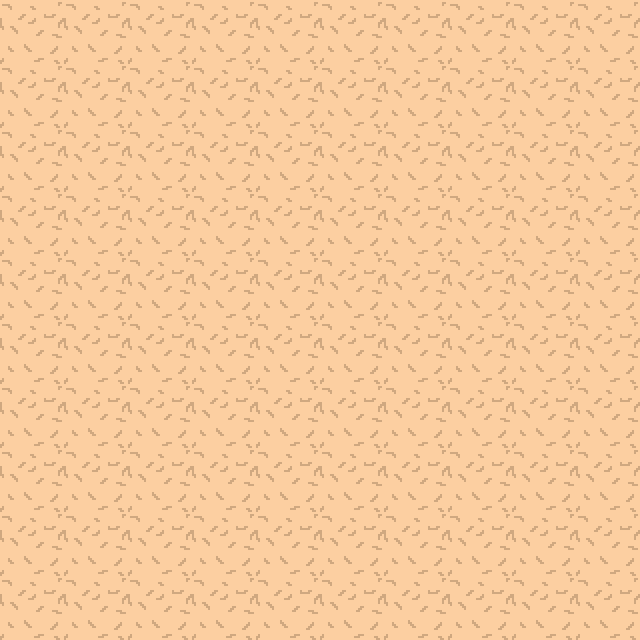

Tiled map render using the project's own tile images. Description and the whole map definition, tile-layer contents included, below:
An orthogonal 10x10 tile map with 64x64 px tiles, 1 tile layer (Tile Layer 1) and 11 objects.

<map version="1.0" tiledversion="2017.12.21" orientation="orthogonal" renderorder="right-down" width="10" height="10" tilewidth="64" tileheight="64" infinite="0" nextobjectid="12">
 <tileset firstgid="1" name="Sand" tilewidth="64" tileheight="64" tilecount="30" columns="5">
  <image source="../../sand.png" width="320" height="384" />
 </tileset>
 <layer name="Tile Layer 1" width="10" height="10">
  <data encoding="csv">
2,2,2,2,2,2,2,2,2,2,
2,2,2,2,2,2,2,2,2,2,
2,2,2,2,2,2,2,2,2,2,
2,2,2,2,2,2,2,2,2,2,
2,2,2,2,2,2,2,2,2,2,
2,2,2,2,2,2,2,2,2,2,
2,2,2,2,2,2,2,2,2,2,
2,2,2,2,2,2,2,2,2,2,
2,2,2,2,2,2,2,2,2,2,
2,2,2,2,2,2,2,2,2,2
</data>
 </layer>
 <objectgroup name="Object Layer 1">
  <object id="1" gid="26" x="322" y="62" width="64" height="64">
   <properties>
    <property name="collision" value="true" />
   </properties>
  </object>
  <object id="2" gid="26" x="317" y="136" width="64" height="64">
   <properties>
    <property name="collision" value="true" />
   </properties>
  </object>
  <object id="3" gid="26" x="321" y="204" width="64" height="64">
   <properties>
    <property name="collision" value="true" />
   </properties>
  </object>
  <object id="4" gid="26" x="322" y="255" width="64" height="64">
   <properties>
    <property name="collision" value="true" />
   </properties>
  </object>
  <object id="5" gid="26" x="321" y="332" width="64" height="64">
   <properties>
    <property name="collision" value="true" />
   </properties>
  </object>
  <object id="6" gid="26" x="318" y="402" width="64" height="64">
   <properties>
    <property name="collision" value="true" />
   </properties>
  </object>
  <object id="7" gid="26" x="270" y="458" width="64" height="64">
   <properties>
    <property name="collision" value="true" />
   </properties>
  </object>
  <object id="8" gid="26" x="251" y="518" width="64" height="64">
   <properties>
    <property name="collision" value="true" />
   </properties>
  </object>
  <object id="9" gid="26" x="199" y="587" width="64" height="64">
   <properties>
    <property name="collision" value="true" />
   </properties>
  </object>
  <object id="10" gid="26" x="157" y="637" width="64" height="64">
   <properties>
    <property name="collision" value="true" />
   </properties>
  </object>
  <object id="11" gid="26" x="224" y="556" width="64" height="64">
   <properties>
    <property name="collision" value="true" />
   </properties>
  </object>
 </objectgroup>
</map>